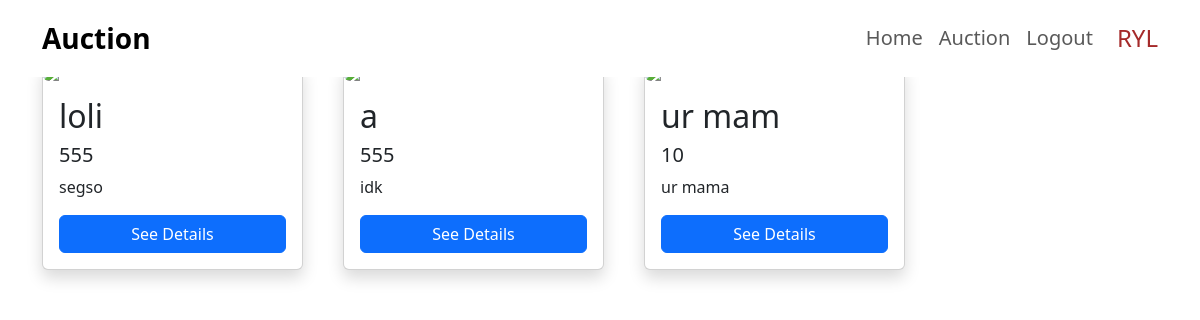
The app's page /publisher_item.php (signed in) with its own data.
### tables this page shows
CREATE TABLE `item` (
  `id` int(10) NOT NULL,
  `id_publisher` int(11) NOT NULL,
  `name` varchar(70) NOT NULL,
  `startprice` int(30) NOT NULL,
  `cover` longblob DEFAULT NULL,
  `covertype` varchar(255) NOT NULL,
  `deskripsi` text DEFAULT NULL,
  `status` enum('Pending','Approved','Cancelled','Auctioned','Sold') NOT NULL
);

### publisher_item.php (the view, shortened to what this page needs)
<?php
include "header.php";
include "koneksi.php";
?>
<div class="container" style="padding-top: 4rem;">
  <div class="row gap-3">
    <?php
    $qry_item = mysqli_query($conn, "select * from item where id_publisher = '" . $_SESSION['id'] . "'");
    while ($dt_item = mysqli_fetch_array($qry_item)) {
      ?>
      <div class="col-md-3">
        <div class="card shadow">
          <div class="card-body">
            <h2 class="card-title">
              <?= $dt_item['name'] ?>
            </h2>
            <h5 class="card-title">
              <?= $dt_item['startprice'] ?>
            </h5>
            <p class="card-text">
              <?= substr($dt_item['deskripsi'], 0, 20) ?>
            </p>
            <a href="details_publisher_item.php?id_item=<?= $dt_item['id'] ?>" class="btn btn-primary w-100">See Details</a>
          </div>
        </div>
      </div>
      <?php
    }
    ?>
  </div>
</div>
</body>
</html>

### records on screen
item: name "loli", startprice "555", deskripsi "segso"
item: name "a", startprice "555", deskripsi "idk"
item: name "ur mam", startprice "10", deskripsi "ur mama"

### other values on screen
$_SESSION['username'] "RYL"
